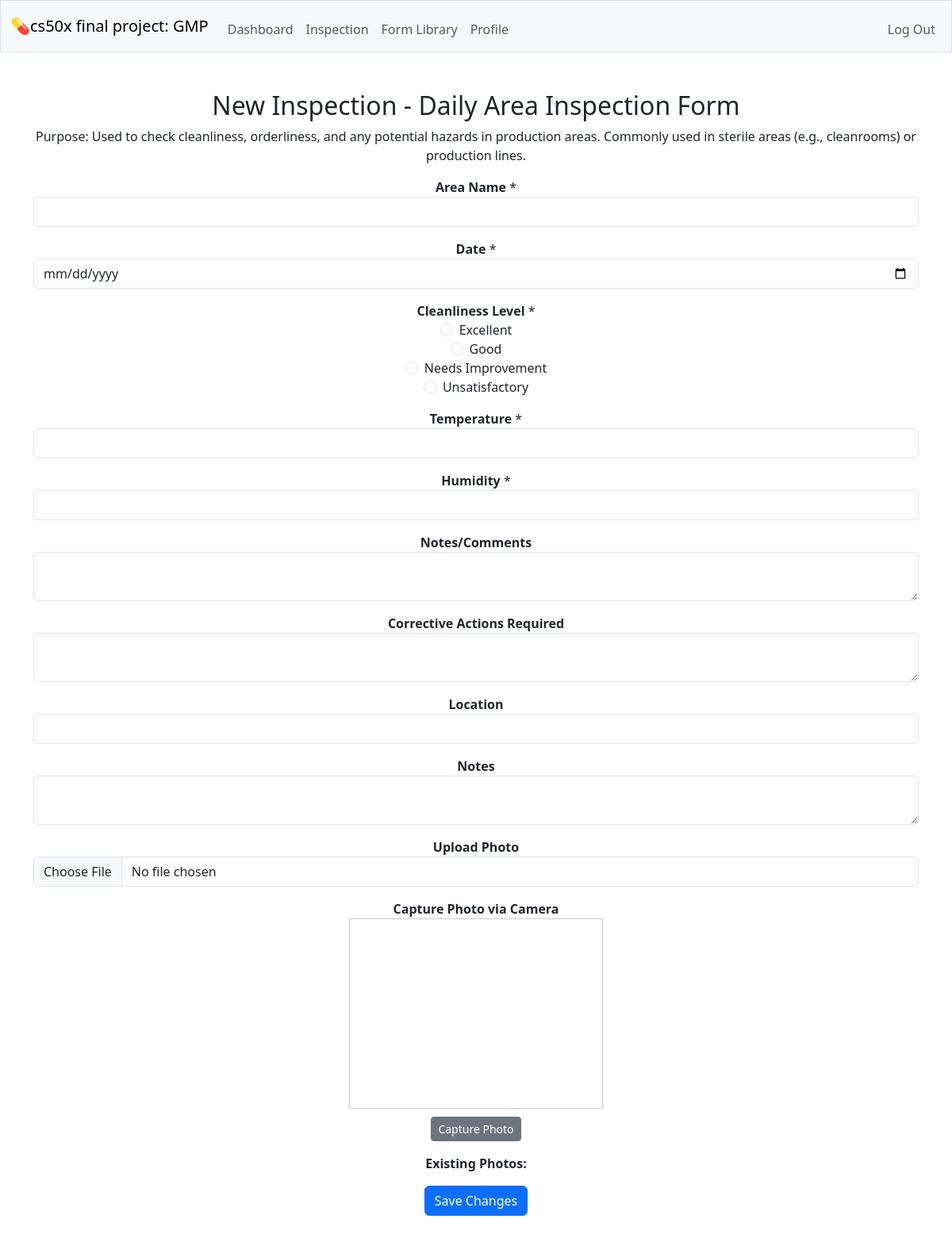
Page /inspection_new?form_id=16 (signed in) on the committed database.
### tables this page shows
CREATE TABLE forms (id INTEGER PRIMARY KEY AUTOINCREMENT NOT NULL, name TEXT NOT NULL UNIQUE, description TEXT NOT NULL, created_by INTEGER NOT NULL, FOREIGN KEY (created_by) REFERENCES users(id) );

CREATE TABLE form_fields (id INTEGER PRIMARY KEY AUTOINCREMENT NOT NULL, form_id INTEGER NOT NULL, label TEXT NOT NULL, field_type TEXT NOT NULL,  options TEXT, required BOOLEAN NOT NULL DEFAULT 1, display_order INTEGER DEFAULT 0,  FOREIGN KEY (form_id) REFERENCES forms(id) );

### app.py (the view, shortened to what this page needs)
@app.route('/inspection_new', methods=['GET', 'POST'])
@login_required
def inspection_new():
    form_id = request.args.get('form_id')
    if not form_id:
        flash("Form ID missing.", "danger")
        return redirect("/inspection_show")
    if request.method == "GET":
        form = db.execute("SELECT * FROM forms WHERE id = ?", form_id)
        if not form:
            flash("Form not found.", "danger")
            return redirect("/inspection_show")
        fields = db.execute("""
            SELECT * FROM form_fields
            WHERE form_id = ?
            ORDER BY display_order ASC
        """, form_id)
        return render_template('inspection_new.html', form=form[0], fields=fields, inspection=None)

### helpers.py (called while the page is built)
def login_required(f):
    @wraps(f)
    def decorated_function(*args, **kwargs):
        if session.get("user_id") is None:
            return redirect("/login")
        return f(*args, **kwargs)
    return decorated_function

### templates/inspection_new.html (shortened to what this page needs)
{% extends "layout.html" %}
{% block main %}
<h2>New Inspection - {{ form.name }}</h2>
<p>{{ form.description }}</p>
<form method="POST" enctype="multipart/form-data">
    {% for field in fields %}
        <div class="form-group mb-3">
            <label for="field_{{ field.id }}"><strong>{{ field.label }}</strong>{% if field.required %} *{% endif %}</label>
            {% if field.field_type == 'text' %}
                <input type="text" class="form-control" id="field_{{ field.id }}" name="field_{{ field.id }}" value="{{ field.value or '' }}">
            {% elif field.field_type == 'textarea' %}
                <textarea class="form-control" id="field_{{ field.id }}" name="field_{{ field.id }}">{{ field.value or '' }}</textarea>
            {% elif field.field_type == 'number' %}
                <input type="number" class="form-control" id="field_{{ field.id }}" name="field_{{ field.id }}" value="{{ field.value or '' }}">
            {% elif field.field_type == 'date' %}
                <input type="date" class="form-control" id="field_{{ field.id }}" name="field_{{ field.id }}" value="{{ field.value or '' }}">
            {% elif field.field_type == 'radio' %}
                {% for option in field.options.split(',') %}
                    <div class="form-check">
                        <input class="form-check-input" type="radio" name="field_{{ field.id }}" id="field_{{ field.id }}_{{ loop.index }}" value="{{ option.strip() }}" {% if field.value == option.strip() %}checked{% endif %}>
                        <label class="form-check-label" for="field_{{ field.id }}_{{ loop.index }}">{{ option.strip() }}</label>
                    </div>
                {% endfor %}
            {% endif %}
        </div>
    {% endfor %}
    <div class="form-group mb-3">
        <label for="location"><strong>Location</strong></label>
        <input type="text" class="form-control" name="location" id="location" value="{{ inspection.location or '' }}">
    </div>
    <div class="form-group mb-3">
        <label for="notes"><strong>Notes</strong></label>
        <textarea class="form-control" name="notes" id="notes">{{ inspection.notes or '' }}</textarea>
    </div>
    <div class="form-group mb-3">
        <label for="photo_upload"><strong>Upload Photo</strong></label>
        <input type="file" class="form-control" name="photo_upload" id="photo_upload" accept="image/*">
    </div>
    <div class="form-group mb-3">
        <label><strong>Capture Photo via Camera</strong></label>
        <div style="display:flex; flex-direction:column; align-items:center; gap:10px;">
            <video id="camera" width="320" height="240" autoplay style="border:1px solid #ccc;"></video>
            <button type="button" class="btn btn-secondary btn-sm" onclick="capturePhoto()">Capture Photo</button>
        </div>
    </div>
    <div class="mb-3">
        <label><strong>Existing Photos:</strong></label>
    </div>
    <button type="submit" class="btn btn-primary">Save Changes</button>
</form>
{% endblock %}

### static/styles.css (style rules this page uses)
.form-check { width: 50%; margin: 0 auto; display: flex; align-items: center; justify-content: center; gap: 0.5rem; }
.form-check-label { margin: 0; text-align: center; }
.form-check-input { margin: 0; }

### rows in the picture
forms: name "Daily Area Inspection Form", description "Purpose: Used to check cleanliness, orderliness, and any potential hazards in production areas. Commonly used in sterile areas (e.g., cleanrooms) or production lines."
form_fields: label "Area Name"
form_fields: label "Date"
form_fields: label "Cleanliness Level", strip "Excellent" "Good" "Needs Improvement" "Unsatisfactory"
form_fields: label "Temperature"
form_fields: label "Humidity"
form_fields: label "Notes/Comments"
form_fields: label "Corrective Actions Required"
